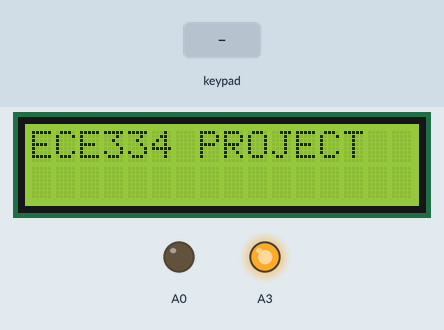
Simulated run of this sketch. Board: Arduino Uno, built with avr-gcc and run on an emulated ATmega328P. Shown: 16×2 character LCD, output pins drawn as LEDs (lit = HIGH). Inputs (shaded band) come from the test bench.

Above: at 1.2 s.
1.3 s: keypad keys 7 + 5 = pressed 0.4 s apart
At 3.5 s:
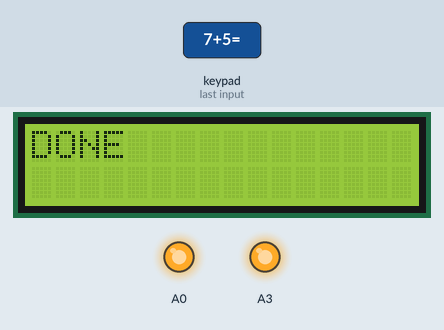
5.2 s: key '=' pressed
At 6.57 s:
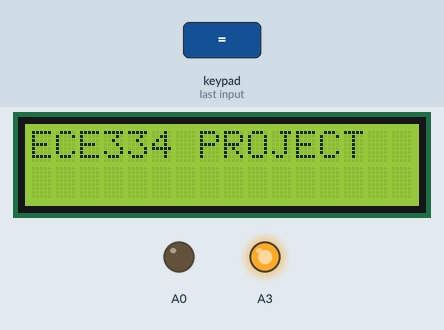
6.7 s: keypad keys 6 * 7 = pressed 0.4 s apart
At 7.3 s:
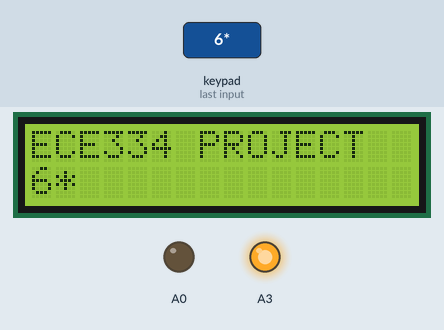
9.8 s: key '/' pressed
At 10.2 s:
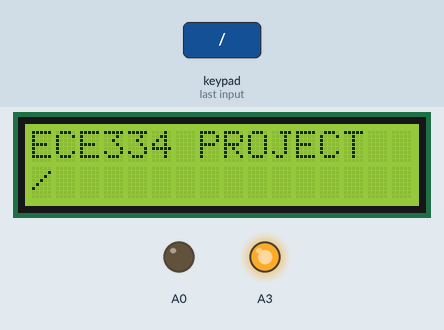
11.3 s: keypad keys 8 / 2 = pressed 0.4 s apart
At 11.5 s:
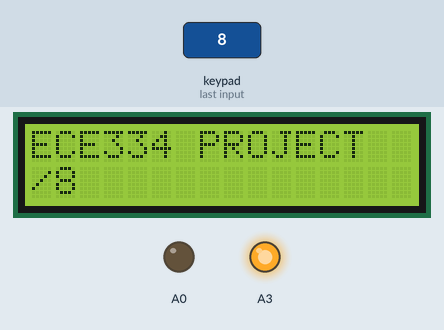
14.4 s: key 'c' pressed
Timing chart, 0 to 16.9 s (numbered marks = the images above; inputs shaded):
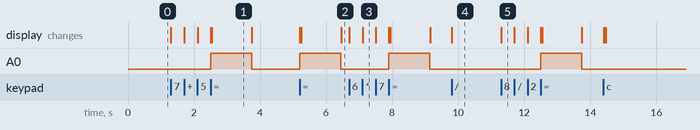

The sketch:

ECE_334_project_sketch.ino
```cpp
 #include <Key.h>
#include <Keypad.h>
#include <LiquidCrystal.h>


LiquidCrystal lcd(13, 12, 11, 10, 9, 8);
const byte ROWS = 4;
const byte COLS = 4;
byte rowPins[ROWS] = {7, 6, 5, 4}; // connected rows to pins 7,6,5,4
byte colPins[ROWS] = {3, 2, 1, 0}; //connected cols to pins 3,2,1,0
char keys[ROWS][COLS] =
{
  {'7', '8', '9', '/'},
  {'4', '5', '6', '*'},
  {'1', '2', '3', '-'},
  {'c', '0', '=', '+'}
};
Keypad kpd = Keypad(makeKeymap(keys), rowPins, colPins, ROWS, COLS);
//long int regNo[] = {2017364053, 2017364030};
//size_t regNo_size = sizeof(regNo)/sizeof(int);
//size_t regNo_size = sizeof(regNo)/sizeof(regNo[0]);

void setup() {
  pinMode(A0, OUTPUT);
  pinMode(A3, OUTPUT);
  digitalWrite(A3, HIGH);
  // put your setup code here, to run once:
  for (int k = 8; k < 14; k++)
  {
    pinMode(k, OUTPUT);
  }

  lcd.begin(16, 2);
  lcd.setCursor(0, 0);
  lcd.print("ECE334 PROJECT");
  lcd.setCursor(0, 1);
}

void loop() {
  // put your main code here, to run repeatedly:
  char key = kpd.getKey();
  if (key != NO_KEY) // if the key is pressed
  {
    lcd.print(key); // print the key when pressed
  }
  if (key == 'c')
  {
    lcd.clear();
    lcd.begin(16, 2);
    lcd.setCursor(0, 0);
    lcd.print("ECE334 PROJECT");
    }
  if (key == '=')
  {
//    verify();
    digitalWrite(A0, HIGH);
    delay(0050);
    lcd.clear();
    lcd.print("DONE");
    delay(1200);
    digitalWrite(A0, LOW);
    lcd.clear();
    lcd.setCursor(0, 0);
    lcd.print("ECE334 PROJECT");
    lcd.setCursor(0, 1);
    }
}

//void verify(){
//  for (int i=0; i<regNo_size; i++)
//    {
//      if (regNo[i] == 'a')
//      {
//        digitalWrite(A0, HIGH);
//        delay(0050);
//        lcd.clear();
//        lcd.print("DONE");
//        delay(1200);
//        digitalWrite(A0, LOW);
//        lcd.clear();
//        lcd.setCursor(0, 0);
//        lcd.print(String("TOTAL NO: " ) + String(regNo_size));
//        lcd.setCursor(0, 1);
//        }
//      }
//  }
```

Measured:
- after the input at 1.3 s, A0: LOW → HIGH after 1.2 s, → LOW 1.2 s later; the display: first changes at once (image 1 shows a later state)
- after the input at 5.2 s, A0: LOW → HIGH at once, → LOW 1.2 s later; the display: first changes at once (image 2 shows a later state)
- after the input at 6.7 s, A0: LOW → HIGH after 1.2 s, → LOW 1.2 s later; the display: first changes at once (image 3 shows a later state)
- after the input at 9.8 s, the display: changes at once (image 4)
- after the input at 11.3 s, A0: LOW → HIGH after 1.2 s, → LOW 1.2 s later; the display: changes at once (image 5)
- what the display in image 1 shows lasts 1.2 s, from 2.5 s to 3.7 s
